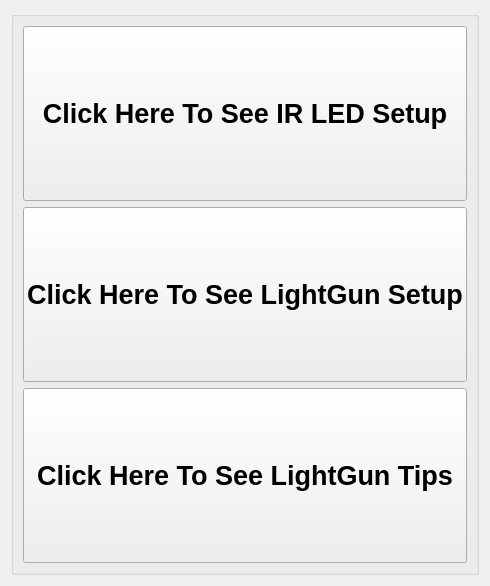
      <widget class="QWidget" name="setup_tab">
       <attribute name="title">
        <string>P.I.G.S Setup</string>
       </attribute>
       <layout class="QGridLayout" name="gridLayout_8">
        <item row="0" column="0">
         <widget class="QGroupBox" name="setupbox">
          <property name="title">
           <string/>
          </property>
          <layout class="QGridLayout" name="gridLayout_9">
           <item row="0" column="0">
            <widget class="QPushButton" name="ledSetupBtn">
             <property name="minimumSize">
              <size>
               <width>0</width>
               <height>175</height>
              </size>
             </property>
             <property name="font">
              <font>
               <pointsize>20</pointsize>
               <bold>true</bold>
              </font>
             </property>
             <property name="text">
              <string>Click Here To See IR LED Setup</string>
             </property>
            </widget>
           </item>
           <item row="1" column="0">
            <widget class="QPushButton" name="lgSetupBtn">
             <property name="minimumSize">
              <size>
               <width>0</width>
               <height>175</height>
              </size>
             </property>
             <property name="font">
              <font>
               <pointsize>20</pointsize>
               <bold>true</bold>
              </font>
             </property>
             <property name="text">
              <string>Click Here To See LightGun Setup</string>
             </property>
            </widget>
           </item>
           <item row="2" column="0">
            <widget class="QPushButton" name="lgTipsBtn">
             <property name="minimumSize">
              <size>
               <width>0</width>
               <height>175</height>
              </size>
             </property>
             <property name="font">
              <font>
               <pointsize>20</pointsize>
               <bold>true</bold>
              </font>
             </property>
             <property name="text">
              <string>Click Here To See LightGun Tips</string>
             </property>
            </widget>
           </item>
          </layout>
         </widget>
        </item>
       </layout>
      </widget>
